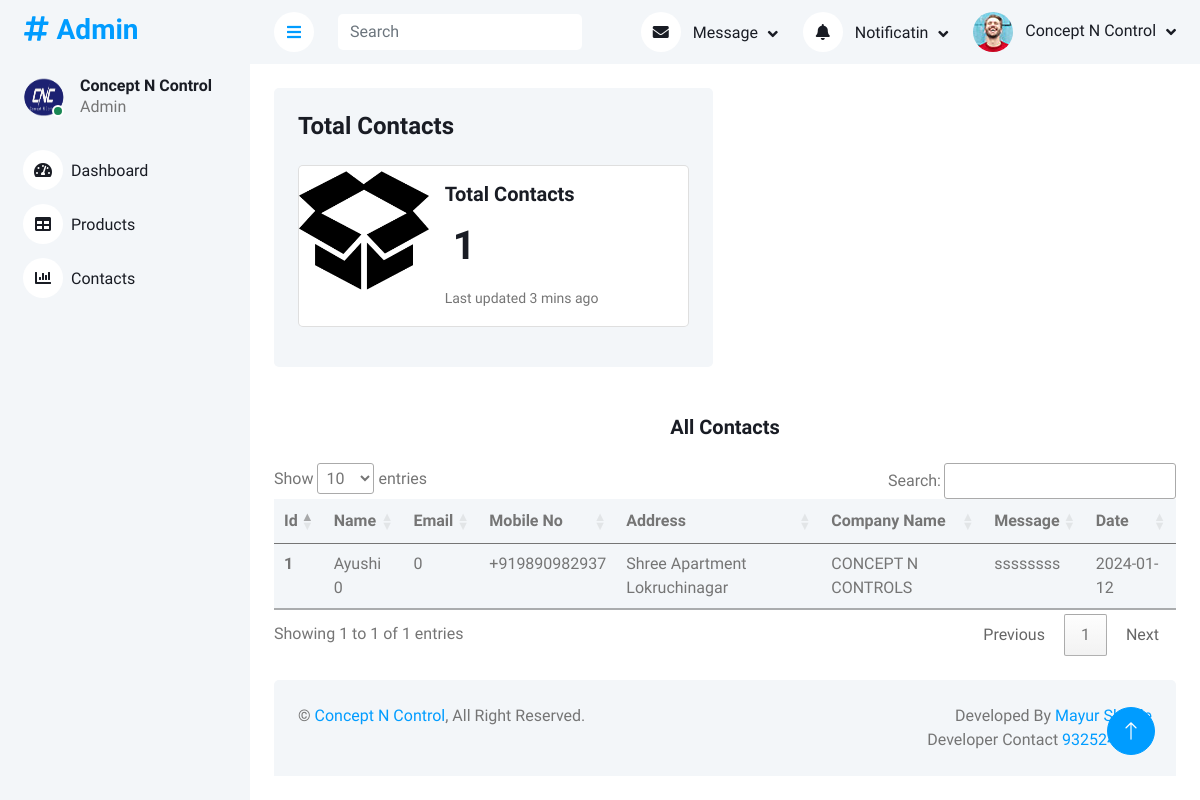
Screenshot of /admin-panel/contact/index.php (signed in) with the database file from the repository.
### tables this page shows
CREATE TABLE `contacts` (
  `id` int(15) NOT NULL,
  `first_name` varchar(100) NOT NULL,
  `last_name` int(15) NOT NULL,
  `email` int(11) NOT NULL,
  `phone_no` varchar(15) NOT NULL,
  `address` text NOT NULL,
  `company_name` varchar(100) NOT NULL,
  `message` text NOT NULL,
  `date` date NOT NULL
);

### admin-panel/contact/index.php (the view, shortened to what this page needs)
<?php include_once('../partials/_config.php') ?>
<!DOCTYPE html>
<html lang="en">
<head>
    <link href="https://cdnjs.cloudflare.com/ajax/libs/font-awesome/5.10.0/css/all.min.css" rel="stylesheet">
    <link href="https://cdn.jsdelivr.net/npm/bootstrap-icons@1.4.1/font/bootstrap-icons.css" rel="stylesheet">
    <link href="../lib/owlcarousel/assets/owl.carousel.min.css" rel="stylesheet">
    <link href="../lib/tempusdominus/css/tempusdominus-bootstrap-4.min.css" rel="stylesheet" />
    <link rel="stylesheet" href="//cdn.datatables.net/1.13.5/css/jquery.dataTables.min.css">
    <link href="../css/bootstrap.min.css" rel="stylesheet">
    <link href="../css/style.css" rel="stylesheet">
</head>
<body>
    <div class="container-xxl position-relative bg-white d-flex p-0">
        <?php include_once('../partials/_navbar.php'); ?>
        <div class="container-fluid pt-4 px-4">
            <div class="row g-4">
                <div class="col-sm-12 col-xl-6">
                    <div class="bg-light rounded h-100 p-4">
                        <h4 class="mb-4">Total Contacts</h4>
                        <div class="card mb-3" style="max-width: 540px;">
                            <div class="row g-0">
                                <div class="col-md-4">
                                    <img src="../img/allproduct.png" class="img-fluid rounded-start" alt="...">
                                </div>
                                <div class="col-md-8">
                                    <div class="card-body">
                                        <h5 class="card-title">Total Contacts</h5>
                                        <p class="card-text">
                                            <?php
                                            $sql3="SELECT * FROM `contacts`";
                                            $res3=mysqli_query($conn,$sql3);
                                            $num3=mysqli_num_rows($res3);
                                            if($num3)
                                            {
                                                echo '<h1 class="mx-2">'. $num3 .'</h1>';
                                            }
                                            else
                                            {
                                                echo "<p>some problem occured in our shop</p>";
                                            }
                                            ?>
                                        </p>
                                        <p class="card-text"><small class="text-body-secondary">Last updated 3 mins
                                                ago</small></p>
                                    </div>
                                </div>
                            </div>
                        </div>
                    </div>
                </div>
                <div class="col-md-12 overflow-scroll">
                    <h5 class="mb-4 my-4 text-center">All Contacts</h5>
                    <table class="table bg-light" id="myTable">
                        <thead>
                            <tr>
                                <th scope="col">Id</th>
                                <th scope="col">Name</th>
                                <th scope="col">Email</th>
                                <th scope="col">Mobile No</th>
                                <th scope="col">Address</th>
                                <th scope="col">Company Name</th>
                                <th scope="col">Message</th>
                                <th scope="col">Date</th>
                            </tr>
                        </thead>
                        <tbody>
                            <?php
                            $sql = "SELECT * FROM `contacts`";
                            $res = mysqli_query($conn, $sql);
                            if ($res) {
                                while ($r = mysqli_fetch_assoc($res)) {
                                    echo "
                                    <tr>
                                        <th scope='row'>" . $r["id"] . "</th>
                                        <td>" . $r["first_name"] . " ". $r["last_name"] . "</td>
                                        <td>" . $r["email"] . "</td>
                                        <td>" . $r["phone_no"] . "</td>
                                        <td>" . $r["address"] . "</td>
                                        <td>" . $r["company_name"] . "</td>
                                        <td>" . $r["message"] . "</td>
                                        <td>" . $r["date"] . "</td>
                                    </tr>
                                    ";
                                }
                            } else {
                                echo "SOme problem Occured here";
                            }
                            ?>
                        </tbody>
                    </table>
                </div>
            </div>
        </div>
        <?php include_once('../partials/_footer.php'); ?>
    </div>
    <a href="#" class="btn btn-lg btn-primary btn-lg-square back-to-top"><i class="bi bi-arrow-up"></i></a>
    </div>
</body>
</html>

### admin-panel/css/style.css (style rules this page uses)
:root { --primary: #009CFF; --light: #F3F6F9; --dark: #191C24; }
.back-to-top { position: fixed; display: none; right: 45px; bottom: 45px; z-index: 99; }
.btn { transition: .5s; }
.btn.btn-primary { color: #FFFFFF; }
.btn-lg-square { width: 48px; height: 48px; }
.btn-square, .btn-sm-square, .btn-lg-square { padding: 0; display: inline-flex; align-items: center; justify-content: center; font-weight: normal; border-radius: 50px; }

### rows the page displays
contacts: id "1", first_name "Ayushi", last_name "0", email "0", phone_no "+919890982937", address "Shree Apartment Lokruchinagar", company_name "CONCEPT N CONTROLS", message "ssssssss", date "2024-01-12"

### other values shown
$num3 "1"
